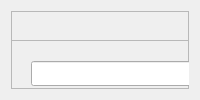
                     <widget class="QWidget" name="new_page">
                      <layout class="QVBoxLayout" name="verticalLayout_20">
                       <item>
                        <widget class="QFrame" name="frame">
                         <property name="frameShape">
                          <enum>QFrame::StyledPanel</enum>
                         </property>
                         <property name="frameShadow">
                          <enum>QFrame::Raised</enum>
                         </property>
                         <widget class="QLineEdit" name="lineEdit_2">
                          <property name="geometry">
                           <rect>
                            <x>20</x>
                            <y>50</y>
                            <width>600</width>
                            <height>25</height>
                           </rect>
                          </property>
                          <property name="maximumSize">
                           <size>
                            <width>600</width>
                            <height>16777215</height>
                           </size>
                          </property>
                          <property name="font">
                           <font>
                            <family>Segoe UI</family>
                            <pointsize>10</pointsize>
                            <weight>50</weight>
                            <italic>false</italic>
                            <bold>false</bold>
                            <underline>false</underline>
                            <strikeout>false</strikeout>
                           </font>
                          </property>
                          <property name="mouseTracking">
                           <bool>false</bool>
                          </property>
                          <property name="tabletTracking">
                           <bool>false</bool>
                          </property>
                          <property name="focusPolicy">
                           <enum>Qt::StrongFocus</enum>
                          </property>
                          <property name="toolTipDuration">
                           <number>1</number>
                          </property>
                          <property name="autoFillBackground">
                           <bool>false</bool>
                          </property>
                          <property name="styleSheet">
                           <string notr="true"/>
                          </property>
                         </widget>
                         <widget class="QPushButton" name="pushButton_2">
                          <property name="enabled">
                           <bool>true</bool>
                          </property>
                          <property name="geometry">
                           <rect>
                            <x>630</x>
                            <y>50</y>
                            <width>111</width>
                            <height>25</height>
                           </rect>
                          </property>
                          <property name="font">
                           <font>
                            <family>Segoe UI</family>
                            <pointsize>10</pointsize>
                            <weight>50</weight>
                            <italic>false</italic>
                            <bold>false</bold>
                           </font>
                          </property>
                          <property name="mouseTracking">
                           <bool>false</bool>
                          </property>
                          <property name="focusPolicy">
                           <enum>Qt::ClickFocus</enum>
                          </property>
                          <property name="acceptDrops">
                           <bool>false</bool>
                          </property>
                          <property name="toolTipDuration">
                           <number>1</number>
                          </property>
                          <property name="layoutDirection">
                           <enum>Qt::LeftToRight</enum>
                          </property>
                          <property name="autoFillBackground">
                           <bool>false</bool>
                          </property>
                          <property name="styleSheet">
                           <string notr="true">image: url(:/icons/images/icons/cil-folder-open.png);
background-color: rgb(52, 59, 72);</string>
                          </property>
                          <property name="text">
                           <string>              Open</string>
                          </property>
                          <property name="shortcut">
                           <string/>
                          </property>
                          <property name="autoRepeatDelay">
                           <number>300</number>
                          </property>
                          <property name="autoRepeatInterval">
                           <number>100</number>
                          </property>
                          <property name="flat">
                           <bool>false</bool>
                          </property>
                         </widget>
                         <widget class="QFrame" name="frame_2">
                          <property name="geometry">
                           <rect>
                            <x>0</x>
                            <y>29</y>
                            <width>781</width>
                            <height>101</height>
                           </rect>
                          </property>
                          <property name="frameShape">
                           <enum>QFrame::StyledPanel</enum>
                          </property>
                          <property name="frameShadow">
                           <enum>QFrame::Raised</enum>
                          </property>
                         </widget>
                         <widget class="QFrame" name="frame_3">
                          <property name="geometry">
                           <rect>
                            <x>20</x>
                            <y>140</y>
                            <width>731</width>
                            <height>271</height>
                           </rect>
                          </property>
                          <property name="autoFillBackground">
                           <bool>false</bool>
                          </property>
                          <property name="frameShape">
                           <enum>QFrame::StyledPanel</enum>
                          </property>
                          <property name="frameShadow">
                           <enum>QFrame::Raised</enum>
                          </property>
                          <widget class="QPlainTextEdit" name="plainTextEdit">
                           <property name="geometry">
                            <rect>
                             <x>20</x>
                             <y>20</y>
                             <width>311</width>
                             <height>51</height>
                            </rect>
                           </property>
                           <property name="font">
                            <font>
                             <family>MS Shell Dlg 2</family>
                             <pointsize>12</pointsize>
                             <weight>9</weight>
                             <italic>false</italic>
                             <bold>false</bold>
                            </font>
                           </property>
                           <property name="styleSheet">
                            <string notr="true">font: 75 12pt &quot;MS Shell Dlg 2&quot;;</string>
                           </property>
                           <property name="plainText">
                            <string>Dados de acessos do e-mail </string>
                           </property>
                          </widget>
                          <widget class="QLineEdit" name="lineEdit_3">
                           <property name="geometry">
                            <rect>
                             <x>220</x>
                             <y>100</y>
                             <width>411</width>
                             <height>31</height>
                            </rect>
                           </property>
                          </widget>
                          <widget class="QPlainTextEdit" name="plainTextEdit_2">
                           <property name="geometry">
                            <rect>
                             <x>100</x>
                             <y>90</y>
                             <width>111</width>
                             <height>41</height>
                            </rect>
                           </property>
                           <property name="styleSheet">
                            <string notr="true">font: 75 12pt &quot;MS Shell Dlg 2&quot;;</string>
                           </property>
                           <property name="plainText">
                            <string>E -mail</string>
                           </property>
                          </widget>
                          <widget class="QLineEdit" name="lineEdit_4">
                           <property name="geometry">
                            <rect>
                             <x>220</x>
                             <y>150</y>
                             <width>401</width>
                             <height>31</height>
                            </rect>
                           </property>
                          </widget>
                          <widget class="QPlainTextEdit" name="plainTextEdit_3">
                           <property name="geometry">
                            <rect>
                             <x>100</x>
                             <y>140</y>
                             <width>111</width>
                             <height>41</height>
                            </rect>
                           </property>
                           <property name="styleSheet">
                            <string notr="true">font: 75 12pt &quot;MS Shell Dlg 2&quot;;</string>
                           </property>
                           <property name="plainText">
                            <string>Senha</string>
                           </property>
                          </widget>
                          <widget class="Line" name="line">
                           <property name="geometry">
                            <rect>
                             <x>80</x>
                             <y>0</y>
                             <width>118</width>
                             <height>3</height>
                            </rect>
                           </property>
                           <property name="orientation">
                            <enum>Qt::Horizontal</enum>
                           </property>
                          </widget>
                         </widget>
                         <zorder>frame_2</zorder>
                         <zorder>lineEdit_2</zorder>
                         <zorder>pushButton_2</zorder>
                         <zorder>frame_3</zorder>
                        </widget>
                       </item>
                      </layout>
                     </widget>
